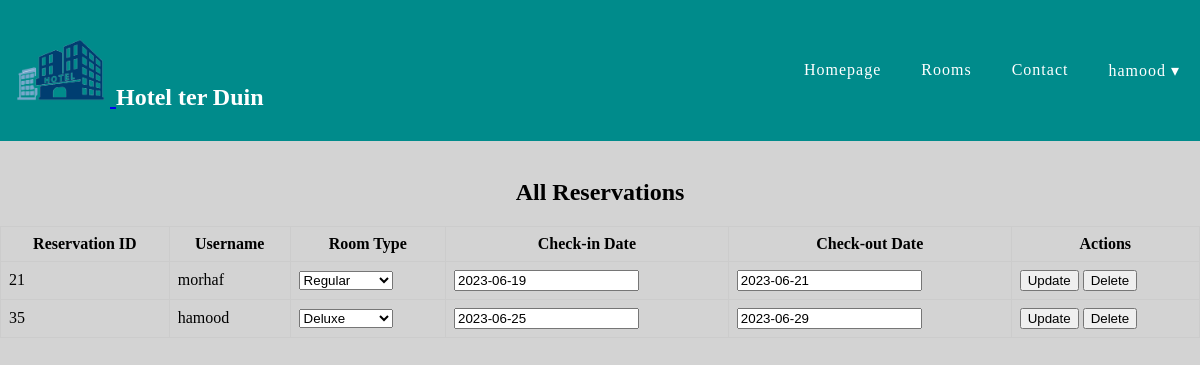
Screenshot of /hotelterduin/php/admin/reservaties.php (signed in) with the database file from the repository.
### tables this page shows
CREATE TABLE `reservations` (
  `reservation_id` int(11) NOT NULL,
  `user_id` int(11) DEFAULT NULL,
  `room_id` int(11) DEFAULT NULL,
  `check_in_date` date NOT NULL,
  `check_out_date` date NOT NULL
);

CREATE TABLE `users` (
  `user_id` int(11) NOT NULL,
  `username` varchar(50) NOT NULL,
  `password` varchar(50) NOT NULL,
  `role` varchar(20) NOT NULL,
  `address` varchar(100) NOT NULL,
  `email` varchar(100) NOT NULL,
  `phone` varchar(20) NOT NULL
);

### hotelterduin/php/admin/reservaties.php (the view, shortened to what this page needs)
<?php
$db = new Db();
$PDO = $db->getPDO();
try {
    $sql = "SELECT r.*, rt.room_type, u.username FROM reservations AS r INNER JOIN rooms AS rt ON r.room_id = rt.room_id INNER JOIN users AS u ON r.user_id = u.user_id";
    $stmt = $PDO->prepare($sql);
    $stmt->execute();
    $reservations = $stmt->fetchAll(PDO::FETCH_ASSOC);
} catch (PDOException $e) {
    echo $e->getMessage();
}
?>
<!DOCTYPE html>
<html>
<head>
    <link rel="stylesheet" href="../../css/style.css">
    <link rel="stylesheet" href="../../css/navbar.css">
    <link rel="stylesheet" href="../../css/admin.css">
</head>
<body>
    <header>
        <?php include '../../templates/navbar.php'; ?>
    </header>
    <br>
    <main>
        <article>
            <div class="table-container">
                <table>
                    <center>
                        <h1>All Reservations</h1>
                    </center>
                    <thead>
                        <tr>
                            <th>Reservation ID</th>
                            <th>Username</th>
                            <th>Room Type</th>
                            <th>Check-in Date</th>
                            <th>Check-out Date</th>
                            <th>Actions</th>
                        </tr>
                    </thead>
                    <tbody>
                        <?php foreach ($reservations as $reservation) { ?>
                            <tr>
                                <form action="" method="post">
                                    <td><?php echo $reservation['reservation_id']; ?></td>
                                    <td><?php echo $reservation['username']; ?></td>
                                    <td>
                                        <select name="room_type">
                                            <?php
                                            $roomTypesSql = "SELECT room_type FROM rooms";
                                            $roomTypesStmt = $PDO->prepare($roomTypesSql);
                                            $roomTypesStmt->execute();
                                            $roomTypes = $roomTypesStmt->fetchAll(PDO::FETCH_COLUMN);
                                            foreach ($roomTypes as $roomType) {
                                                $selected = ($roomType === $reservation['room_type']) ? 'selected' : '';
                                                echo "<option value=\"$roomType\" $selected>$roomType</option>";
                                            }
                                            ?>
                                        </select>
                                    </td>
                                    <td><input type="text" name="check_in_date" value="<?php echo $reservation['check_in_date']; ?>"></td>
                                    <td><input type="text" name="check_out_date" value="<?php echo $reservation['check_out_date']; ?>"></td>
                                    <td>
                                        <button type="submit" name="submit" value="update">Update</button>
                                        <button type="submit" name="submit" value="delete">Delete</button>
                                    </td>
                                </form>
                            </tr>
                        <?php } ?>
                    </tbody>
                </table>
            </div>
        </article>
        <br>
    </main>
</body>
</html>

### hotelterduin/css/style.css (style rules this page uses)
body { background-color: lightgray; }

### hotelterduin/css/navbar.css (style rules this page uses)
body { margin: 0; padding: 0; }
header { background-color: darkcyan; position: block; top: 10px; left: 0; width: 100%; z-index: 999; }

### hotelterduin/css/admin.css (style rules this page uses)
.table-container { width: 100%; margin-bottom: 20px; }
.table-container table { width: 100%; border-collapse: collapse; }
.table-container th, .table-container td { border: 1px solid #ccc; padding: 8px; }

### rows the page displays
reservations: reservation_id "21", user.username "morhaf", check_in_date "2023-06-19", check_out_date "2023-06-21"
reservations: reservation_id "35", user.username "hamood", check_in_date "2023-06-25", check_out_date "2023-06-29"

### other values shown
$_SESSION['username'] "hamood"
form field room_type "Regular"
form field room_type "Deluxe"
